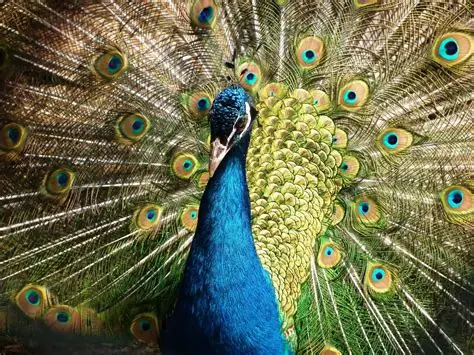
#> input picture Matrix-Decomposition-PCA-SVD/bird.jpg, 474 x 355 px
$ jupyter execute Assignment_Matrix_Decomposition,_PCA,_Image_Compression.ipynb
#> lines starting #> are read from the running program, lines starting #| are printed output that depends on the picture
EigenDecomposition Code

[cell 1]
import numpy as np
import matplotlib.pyplot as plt
from PIL import Image
import os
import time

# ===== Load image locally =====
try:
    img = Image.open("bird.jpg").convert("L")  # Convert to grayscale
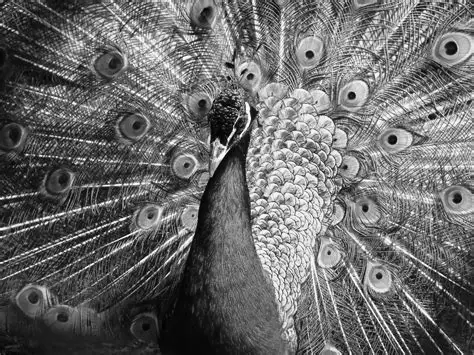
#> img: PIL image 474x355 L; min 0, max 255, mean 106
except FileNotFoundError:
    print("Error: bird.jpg not found. Please upload the image.")
    exit()

# --- FAIR COMPARISON: USE FULL IMAGE SIZE (NO RESIZE) ---
# We keep the original dimensions to match SVD's workload
X = np.array(img, dtype=np.float64)
h, w = X.shape
#> h = 355; w = 474
print(f"Processing Image Size: {h} x {w} pixels")
#| Processing Image Size: 355 x 474 pixels

# ===== PCA implementation =====
# --- Start Timer ---
start_time = time.time()

# 1. Center the data
mean = np.mean(X, axis=0)
#> mean = 474 values, max 172.7 at index 282, min 46.49 at index 2, mean 106
X_c = X - mean

# 2. Compute Covariance Matrix
# rowvar=False means each column is a variable (feature)
cov = np.cov(X_c, rowvar=False)

# 3. Eigen decomposition
eigenvalues, eigenvectors = np.linalg.eigh(cov)
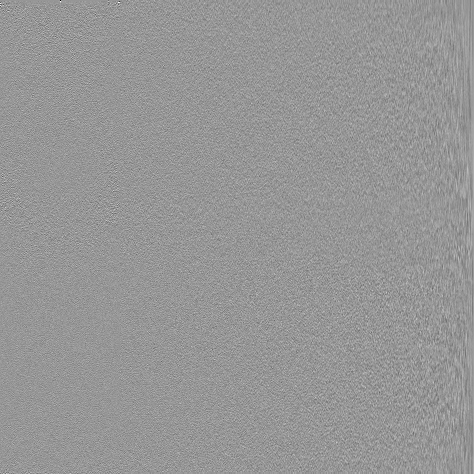
#> eigenvectors: shape (474, 474) float64; min -0.643, max 0.446, mean 4.88e-05; drawn with min black and max white
#> eigenvalues = 474 values from -1.6e-11 to 281041.2

# 4. Sort eigenvalues descending
idx = np.argsort(eigenvalues)[::-1]
#> idx = 474 values, max 473 at index 0, min 0 at index 473, mean 236.5
eigenvectors = eigenvectors[:, idx]

# --- End Timer ---
end_time = time.time()
eigen_execution_time = end_time - start_time
print(f"Eigen Decomposition Execution Time: {eigen_execution_time:.4f} seconds")

# Number of principal components to keep (k=100 for the main result)
k = 100
W = eigenvectors[:, :k]

# Projection (Compression)
Z = X_c @ W

# Reconstruction
X_rec = (Z @ W.T) + mean
X_rec = np.clip(X_rec, 0, 255).astype(np.uint8)

# --- Measure File Size ---
output_filename = f"eigen_reconstructed_k{k}_full.png"
plt.imsave(output_filename, X_rec, cmap="gray")
file_size_kb = os.path.getsize(output_filename) / 1024
print(f"Compressed File Size (k={k}): {file_size_kb:.2f} KB")
# -------------------------

# ===== Plot results =====
plt.figure(figsize=(12, 5))

# Plot 1: Original
plt.subplot(1, 2, 1)
plt.title(f"Original Image\n({h} x {w})")
plt.imshow(X, cmap="gray")
plt.axis("off")

# Plot 2: Reconstructed (with Time and Size in Title)
plt.subplot(1, 2, 2)
plt.title(f"Eigen Reconstruction (k={k})\nTime: {eigen_execution_time:.4f}s | Size: {file_size_kb:.2f} KB")
plt.imshow(X_rec, cmap="gray")
plt.axis("off")

plt.tight_layout()
plt.show()

# List of k-values to test image reconstruction progression
k_values = [5, 50, 100]

plt.figure(figsize=(15, 5))

for i, k_val in enumerate(k_values):
    # 1. Select the top k eigenvectors
    W_k = eigenvectors[:, :k_val]

    # 2. Project
    Z_k = X_c @ W_k

    # 3. Reconstruct
    X_rec_k = (Z_k @ W_k.T) + mean
    X_rec_k = np.clip(X_rec_k, 0, 255).astype(np.uint8)

    # 4. Plot
    plt.subplot(1, len(k_values), i + 1)
    plt.imshow(X_rec_k, cmap="gray")
    plt.title(f"k = {k_val} Components")
    plt.axis("off")

plt.tight_layout()
plt.show()

SVD Code

[cell 2]
from matplotlib.image import imread
import matplotlib.pyplot as plt
import numpy as np
import os
import time  # <--- Added for timing

# Set global figure parameters
plt.rcParams['figure.figsize'] = [16, 8]

# 1. Load Image and Pre-process
# Ensure "bird.jpg" exists in your folder
try:
    A = imread("bird.jpg")
#> A is the input picture: shape (355, 474, 3); mean R, G, B 107.6, 110.6, 78
except FileNotFoundError:
    print("Error: bird.jpg not found. Please upload the image.")
    exit()

X = np.mean(A, -1)  # Grayscale

# --- NEW CODE: Measure Execution Time ---
start_time = time.time()

# 2. Compute SVD
U, S, VT = np.linalg.svd(X, full_matrices=False)
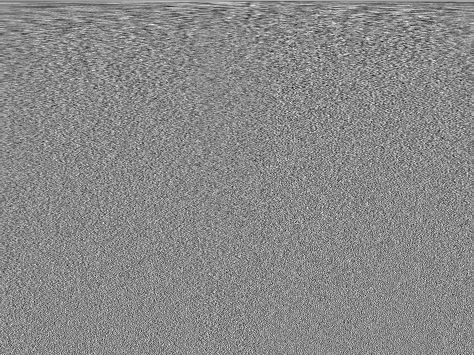
#> VT: shape (355, 474) float64; min -0.235, max 0.202, mean 0.000114; drawn with min black and max white
#> S = 355 values, max 42652.6 at index 0, min 26.28 at index 354, mean 820.2
S_diag = np.diag(S)

end_time = time.time()
svd_execution_time = end_time - start_time
print(f"SVD Execution Time: {svd_execution_time:.4f} seconds")
# ----------------------------------------

# --- FIGURE 1: Original vs. Constructed (r=100) ---
fig1, ax1 = plt.subplots(1, 2)

# Original
ax1[0].imshow(X, cmap='gray')
ax1[0].set_title("Original Image", fontsize=14)
ax1[0].axis('off')

# Constructed (r=100)
r_final = 100
X_final = U[:, :r_final] @ S_diag[0:r_final, :r_final] @ VT[:r_final, :]
ax1[1].imshow(X_final, cmap='gray')
ax1[1].set_title(f"SVD Decomposition (r = {r_final})", fontsize=14)
ax1[1].axis('off')

# --- NEW CODE: Measure File Size ---
output_filename = f"svd_reconstructed_r{r_final}.png"
plt.imsave(output_filename, X_final, cmap='gray')
file_size_kb = os.path.getsize(output_filename) / 1024
print(f"Compressed File Size (r={r_final}): {file_size_kb:.2f} KB")
# -----------------------------------

plt.suptitle(f"Direct Comparison\nTime: {svd_execution_time:.4f}s | Size: {file_size_kb:.2f} KB", fontsize=16)
plt.show()

# --- FIGURE 2: Progression (r = 1, 5, 20, 100) ---
ranks = [5, 50, 100]
fig2, ax2 = plt.subplots(1, 4, figsize=(20, 5))

# Original for reference
ax2[0].imshow(X, cmap='gray')
ax2[0].set_title("Original")
ax2[0].axis('off')

for i, r in enumerate(ranks):
    Xapprox = U[:, :r] @ S_diag[0:r, :r] @ VT[:r, :]

    # Optional: You can check size for each rank here too if needed

    ax2[i + 1].imshow(Xapprox, cmap='gray')
    ax2[i + 1].set_title(f"r = {r}")
    ax2[i + 1].axis('off')
#> this loop made 3 passes
#> pass 1, `Xapprox = U[:, :r] @ S_diag[0:r, :r] @ VT[:r, :]`:
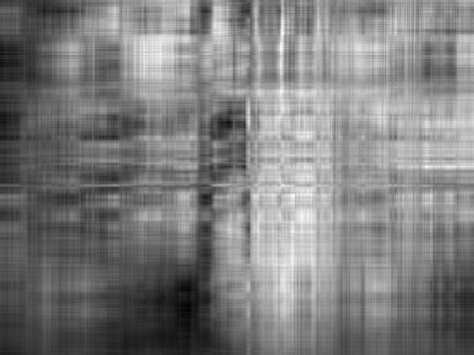
#> Xapprox: shape (355, 474) float64; min -8.46, max 209.4, mean 98.8; drawn with min black and max white

plt.suptitle("Compression Progression", fontsize=16)
plt.tight_layout()
plt.show()

# === PART 2: Principal Component Visualization (Using smile.jpg as per your code) ===
# Note: Ensure smile.jpg exists or change to bird.jpg
try:
    A_smile = imread("smile.jpg")  # Changed variable name to avoid conflict
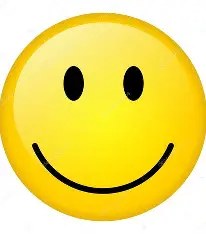
#> input picture Matrix-Decomposition-PCA-SVD/smile.jpg, 206 x 234 px
#> A_smile is the input picture: shape (234, 206, 3); mean R, G, B 240.4, 221.4, 103.1
    X_smile = np.mean(A_smile, -1)
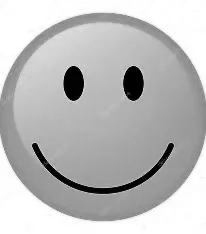
#> X_smile: shape (234, 206) float64; min 0, max 255, mean 188.3

    # Perform SVD
    U_s, S_s, VT_s = np.linalg.svd(X_smile, full_matrices=False)
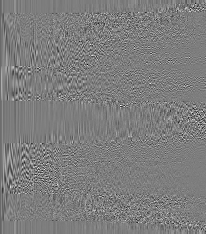
#> U_s: shape (234, 206) float64; min -0.443, max 0.454, mean -0.000285; drawn with min black and max white
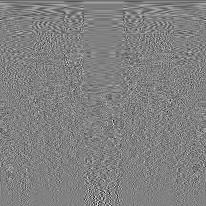
#> VT_s: shape (206, 206) float64; min -0.476, max 0.463, mean -0.00035; drawn with min black and max white
#> S_s = 206 values, max 42139.2 at index 0, min 0.355 at index 205, mean 425.2

    # Calculate the total sum of singular values to find the percentage
    total_importance = np.sum(S_s)
#> total_importance = 87584.9

    # Visualize the first 4 Principal Components
    fig, axes = plt.subplots(1, 4, figsize=(20, 6))

    for i in range(4):
        # This is the rank-1 matrix: U_i * S_i * VT_i
        component = np.outer(U_s[:, i], S_s[i] * VT_s[i, :])

        # Calculate the percentage of the total energy this component holds
        importance = (S_s[i] / total_importance) * 100

        axes[i].imshow(component, cmap='gray')

        # Update title to show the percentage!
        axes[i].set_title(f"Principal Component {i + 1}\nImportance: {importance:.2f}%")
        axes[i].axis('off')
#> this loop made 4 passes
#> importance on passes 1 to 4: 48.11, 6.04, 4.67, 3.55
#> pass 1, `component = np.outer(U_s[:, i], S_s[i] * VT_s[i, :])`:
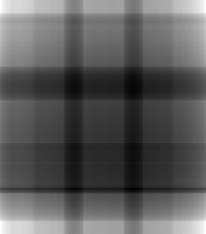
#> component: shape (234, 206) float64; min 119.9, max 308.9, mean 188.4; drawn with min black and max white

    plt.suptitle("Individual Principal Components & Their Importance Scores", fontsize=16)
    plt.tight_layout()
    plt.show()
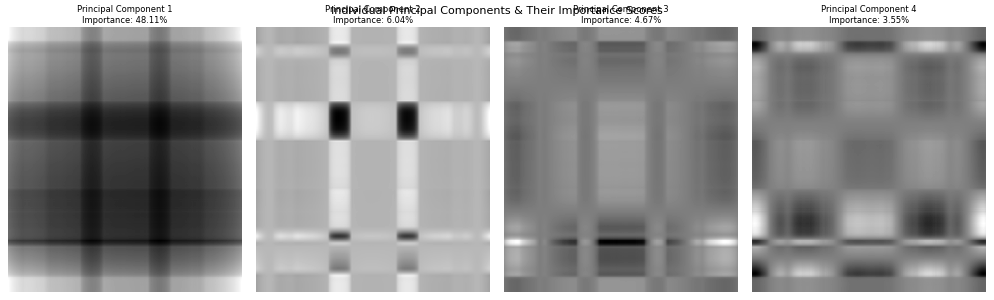
#> figure drawn by matplotlib, 4 panels
except FileNotFoundError:
    print("Skipping Part 2: smile.jpg not found.")
